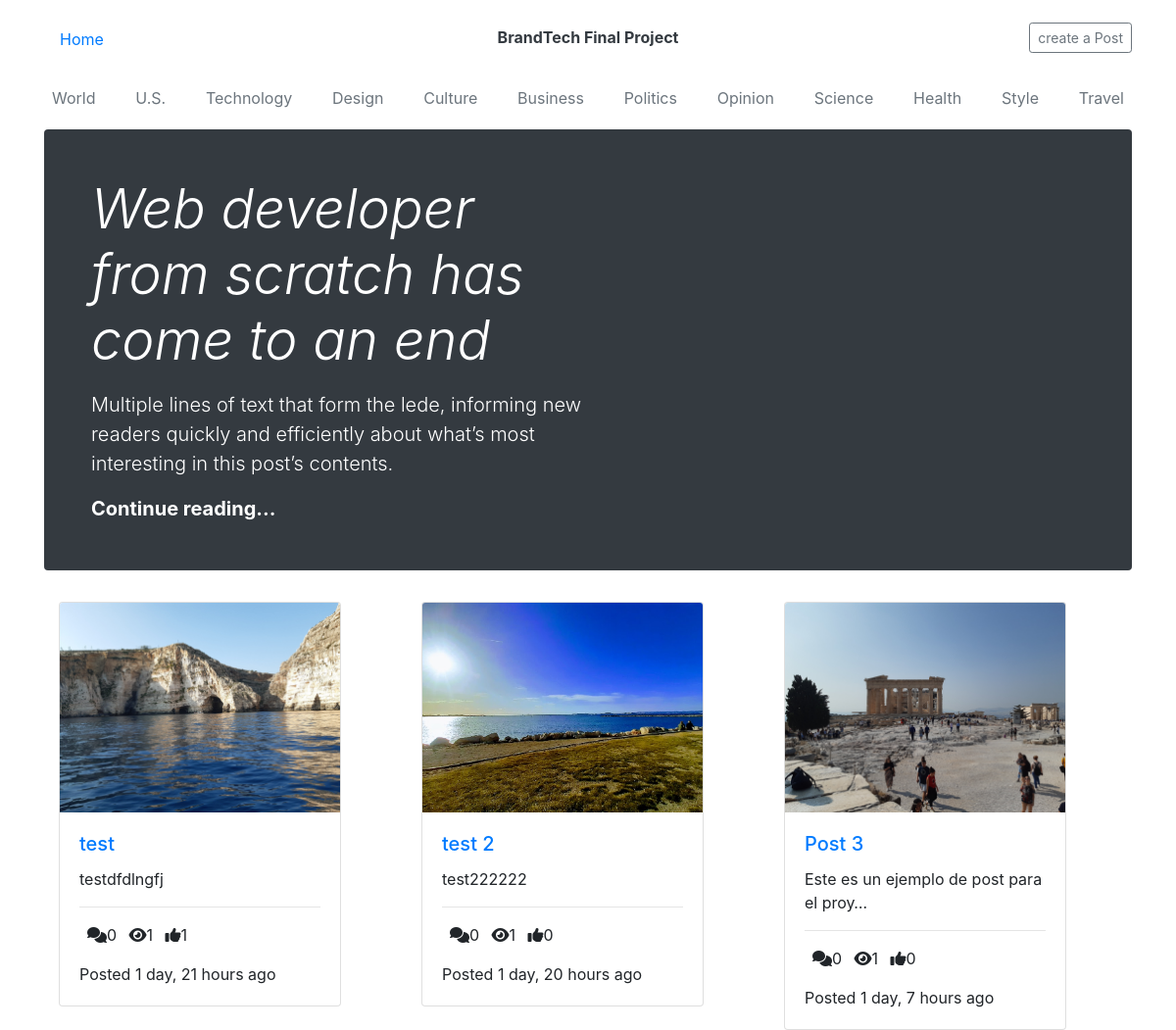
The page / on the database its author committed.
### posts/models.py (models this page shows, shortened)
class Post(models.Model):
    title = models.CharField(max_length=100)
    content = models.TextField()
    thumbnail = models.ImageField()
    publish_date = models.DateTimeField(auto_now_add=True)
    last_updated=models.DateTimeField(auto_now=True)
    author = models.ForeignKey(User, on_delete=models.CASCADE)
    slug = models.SlugField()
    def get_absolute_url(self):
        return reverse("detail", kwargs={
            'slug': self.slug
        })
    @property
    def get_comment_count(self):
        return self.comment_set.all().count()
    @property
    def get_view_count(self):
        return self.postview_set.all().count()
    @property
    def get_like_count(self):
        return self.like_set.all().count()

### posts/views.py (the view)
# urls.py: path('', PostListView.as_view(),name='list'),
class PostListView(ListView):
    model = Post

### templates/posts/post_list.html
{% extends "base.html" %}
{% block  content %}
    <div class="container">
        <div class="row">
        {% for object in object_list %}
            <div class="col-4">
                <div class="card" style="width: 18rem;">
                    <img src="{{object.thumbnail.url}}" class="card-img-top" alt="...">
                    <div class="card-body">
                        <a href="{{object.get_absolute_url }}">
                            <h5 class="card-title">{{ object.title }}</h5>
                        </a>
                        <p class="card-text">{{ object.content|truncatechars:40 }}</p>
                        <hr/>
                        <p>
                        <span><i class="fas fa-comments ml-2"> </i>{{ object.get_comment_count }} </span>
                        <span><i class="fas fa-eye ml-2"> </i>{{ object.get_view_count }} </span>
                        <span><i class="fas fa-thumbs-up ml-2"> </i>{{ object.get_like_count }} </span>
                        </p>
                        <p class="card-text">
                        Posted {{ object.publish_date|timesince}} ago
                        </p>
                    </div>
                </div>
            </div>
        {% endfor %}
        </div>
    </div>
{% endblock content %}

### templates/base.html (shortened to what this page needs)
<!doctype html>
<html lang="en">
  <head>
    <link rel="stylesheet" href="https://cdn.jsdelivr.net/npm/bootstrap@4.5.3/dist/css/bootstrap.min.css">
  </head>
  <body>
<div class="container">
    <header class="blog-header py-3">
    <div class="row flex-nowrap justify-content-between align-items-center">
      <div class="col-4 pt-1">
        <a class="nav-link" href="{% url 'list' %}">Home <span class="sr-only">(current)</span></a>
    </div>
    <div class="col-4 text-center">
        <a class="blog-header-logo text-dark font-weight-bold  " href="#">BrandTech Final Project</a>
    </div>
    <div class="col-4 d-flex justify-content-end align-items-center">
        <a class="btn btn-sm btn-outline-secondary" href="create">create a Post</a>
    </div>
    </div>
  </header>
  <div class="nav-scroller py-1 mb-2">
    <nav class="nav d-flex justify-content-between">
      <a class="p-2 text-muted" href="#">World</a>
      <a class="p-2 text-muted" href="#">U.S.</a>
      <a class="p-2 text-muted" href="#">Technology</a>
      <a class="p-2 text-muted" href="#">Design</a>
      <a class="p-2 text-muted" href="#">Culture</a>
      <a class="p-2 text-muted" href="#">Business</a>
      <a class="p-2 text-muted" href="#">Politics</a>
      <a class="p-2 text-muted" href="#">Opinion</a>
      <a class="p-2 text-muted" href="#">Science</a>
      <a class="p-2 text-muted" href="#">Health</a>
      <a class="p-2 text-muted" href="#">Style</a>
      <a class="p-2 text-muted" href="#">Travel</a>
    </nav>
  </div>
 <div class="jumbotron p-4 p-md-5 text-white rounded bg-dark">
    <div class="col-md-6 px-0">
      <h1 class="display-4 font-italic">Web developer from scratch has come to an end</h1>
      <p class="lead my-3">Multiple lines of text that form the lede, informing new readers quickly and efficiently about what’s most interesting in this post’s contents.</p>
      <p class="lead mb-0"><a href="#" class="text-white font-weight-bold">Continue reading...</a></p>
    </div>
  </div>
 {% block content %}
 {% endblock content%}
</div>
</body>
</html>

### rows shown on the page
Post: thumbnail (picture), title "test", content "testdfdlngfj", get_comment_count "0", get_view_count "1", get_like_count "1", publish_date "1 day, 21 hours"
Post: thumbnail (picture), title "test 2", content "test222222", get_comment_count "0", get_view_count "1", get_like_count "0", publish_date "1 day, 20 hours"
Post: thumbnail (picture), title "Post 3", content "Este es un ejemplo de post para el proy…", get_comment_count "0", get_view_count "1", get_like_count "0", publish_date "1 day, 7 hours"
